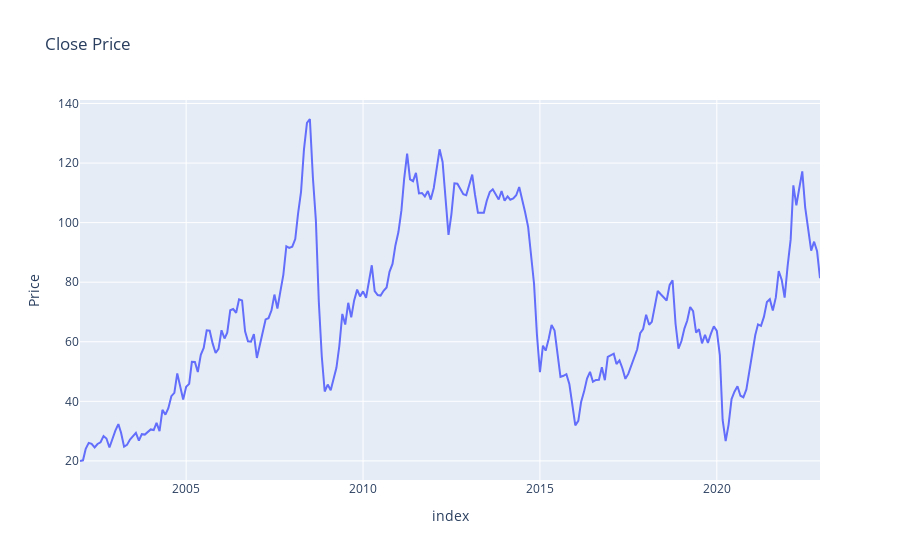

The cell this chart's notebook holds for it:
### Markdown cell above
3. **Plotting Data**: The data is plotted using `Plotly`, a Python graphing library. This provides a visual representation of the time series data.

### Code cell
#%%
# Plot data
fig = px.line(data, x=data.index, y='Price', title='Close Price')
fig.show()

### Figure 1 — Plotly figure (JSON) as saved in the notebook; plotly's stock layout.template omitted (floating-point values rounded to 4 significant figures; data arrays with more than 128 entries replaced by an {"elided": "..."} marker saying what was removed)
{"data": [{"hovertemplate": "index=%{x}<br>Price=%{y}<extra></extra>", "legendgroup": "", "line": {"color": "#636efa", "dash": "solid"}, "marker": {"symbol": "circle"}, "mode": "lines", "name": "", "orientation": "v", "showlegend": false, "type": "scatter", "x": {"elided": "252 str values"}, "xaxis": "x", "y": {"elided": "252 float values"}, "yaxis": "y"}], "layout": {"legend": {"tracegroupgap": 0}, "title": {"text": "Close Price"}, "xaxis": {"anchor": "y", "domain": [0, 1], "title": {"text": "index"}}, "yaxis": {"anchor": "x", "domain": [0, 1], "title": {"text": "Price"}}}}
